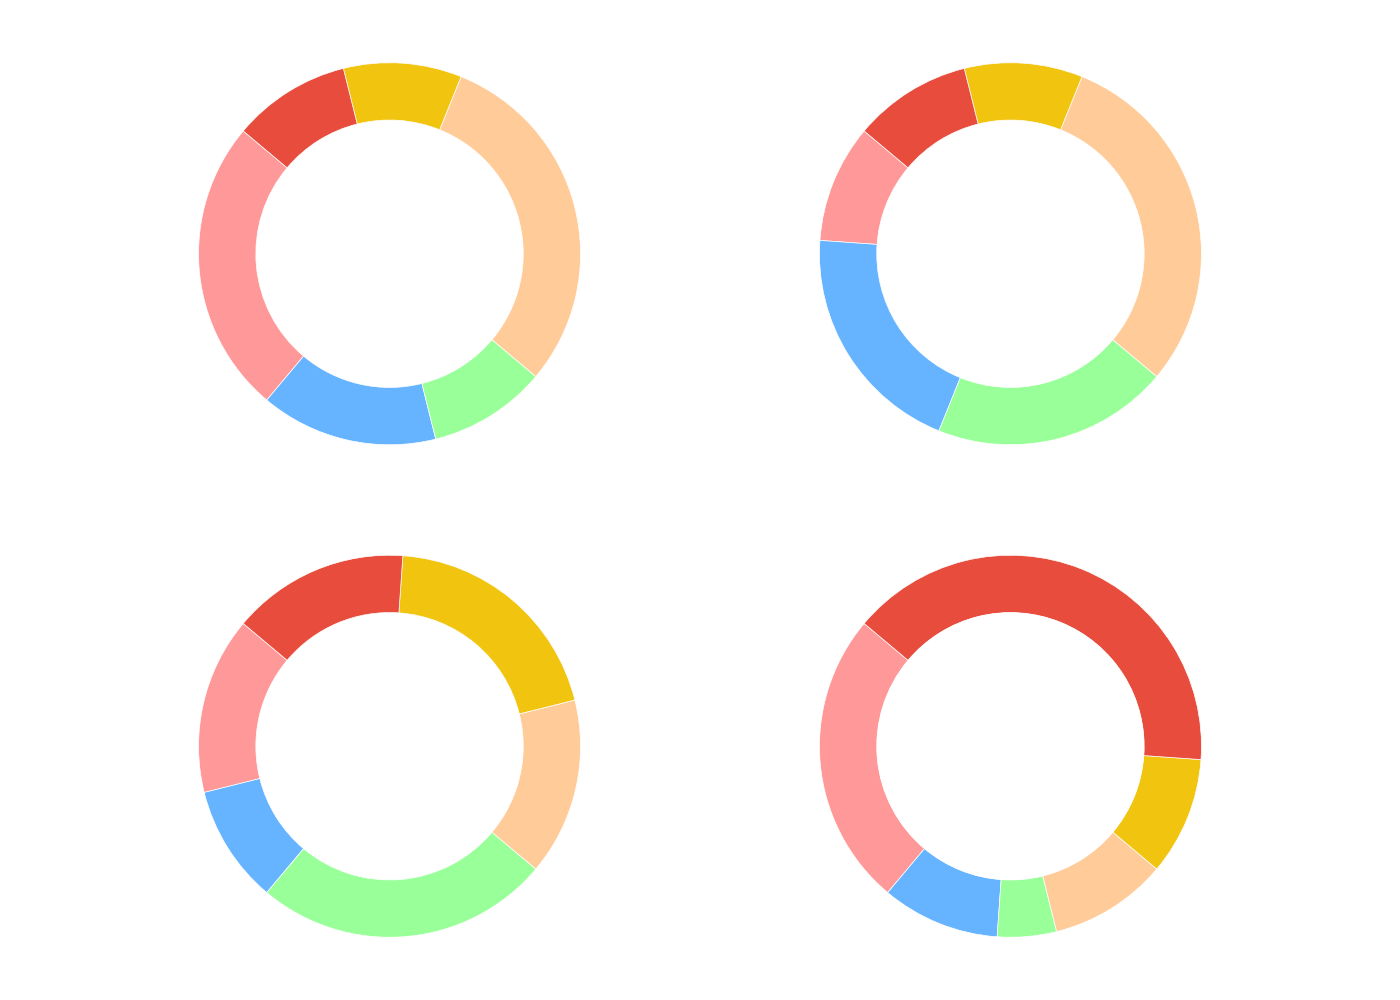

Reproduce this figure in Python.
import matplotlib.pyplot as plt

age_groups = ['Teens (13-19)', 'Young Adults (20-35)', 'Adults (36-50)', 'Seniors (51+)']
fast_food_categories = ['Burgers', 'Pizza', 'Sandwiches', 'Tacos', 'Sushi', 'Salads']
data_by_age_group = {
    'Teens (13-19)': [25, 15, 10, 30, 10, 10],  # Adjusted data
    'Young Adults (20-35)': [10, 20, 20, 30, 10, 10],  # Adjusted data
    'Adults (36-50)': [15, 10, 25, 15, 20, 15],  # Adjusted data
    'Seniors (51+)':[25, 10, 5, 10, 10, 40]  # Adjusted data
}
colors = ['#ff9999', '#66b3ff', '#99ff99', '#ffcc99', '#f1c40f', '#e74c3c']

fig, axs = plt.subplots(2, 2, figsize=(14, 10))

for i, (age_group, preferences) in enumerate(data_by_age_group.items()):
    ax = axs[i // 2][i % 2]
    ax.pie(
        preferences,
        labels=['']*len(fast_food_categories),
        startangle=140,
        colors=colors,
        wedgeprops=dict(width=0.3, edgecolor='w', linewidth=0.5)
    )
    centre_circle = plt.Circle((0, 0), 0.70, fc='white')
    fig.gca().add_artist(centre_circle)

plt.tight_layout()
plt.show()
